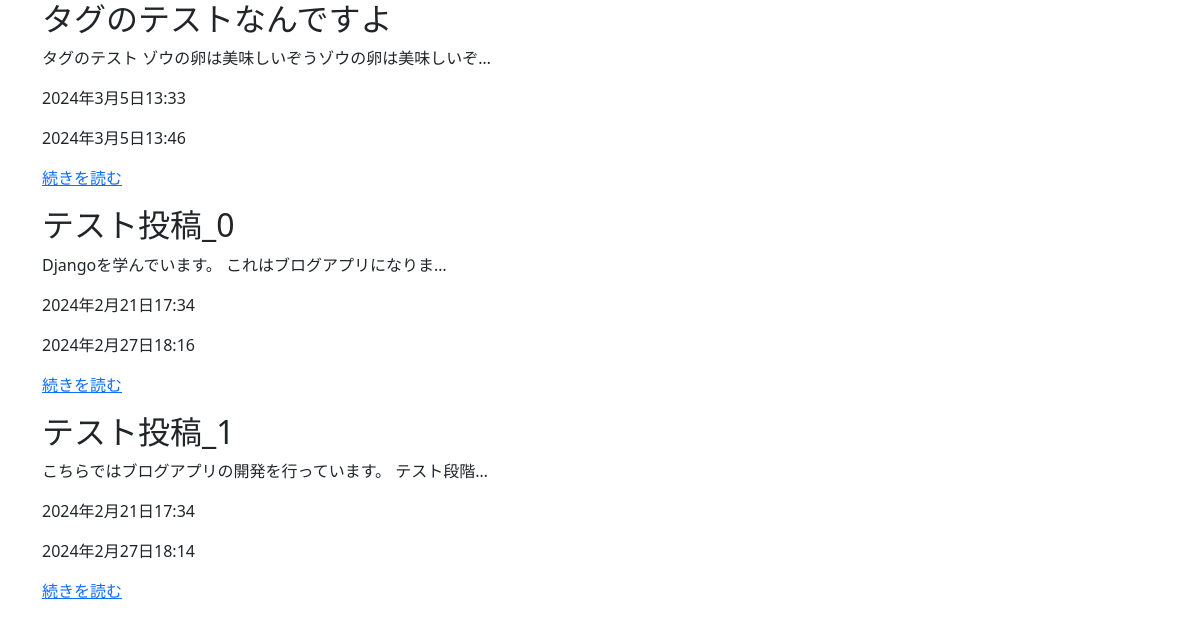
The page / on the database its author committed.
### blog/models.py (models this page shows, shortened)
class Post(models.Model):
  title = models.CharField(verbose_name="タイトル",max_length=200)
  content = models.TextField(verbose_name="本文",blank=True)
  created_at = models.DateTimeField(verbose_name="作成日",auto_now_add=True)
  updated_at = models.DateTimeField(verbose_name="更新日",auto_now=True)
  is_published = models.BooleanField(verbose_name="公開設定",default=False)
  category = models.ForeignKey(
      Category,
      verbose_name="カテゴリー",
      on_delete=models.PROTECT,
      null=True,
      blank=True
    )
  tag = models.ManyToManyField(Tag, verbose_name="タグ", blank=True)

### blog/views.py (the view)
# urls.py: path('', PostListView.as_view(), name='post-list'),
class PostListView(ListView):
  model = Post
  template_name = 'blog/post_list.html'
  context_object_name = "posts"
  def get_queryset(self):
    posts = super().get_queryset()
    return posts.order_by('-updated_at')

### blog/templates/blog/post_list.html (shortened to what this page needs)
{% extends 'blog/base.html' %}
{% block content %}
  {% for post in posts %}
    {% if post.is_published or user.is_authenticated %}
      <h2>{{ post.title }}</h2>
      <p>{{ post.content | truncatechars:30 }}</p>
      <p>{{ post.created_at }}</p>
      <p>{{ post.updated_at }}</p>
      <p><a href="{% url 'post-detail' post.pk %}">続きを読む</a></p>
    {% endif %}
  {% endfor %}
{% endblock content %}

### rows shown on the page
Post: content "タグのテスト ゾウの卵は美味しいぞうゾウの卵は美味しいぞ…", created_at "2024年3月5日13:33", updated_at "2024年3月5日13:46"
Post: title "テスト投稿_0", content "Djangoを学んでいます。 これはブログアプリになりま…", created_at "2024年2月21日17:34", updated_at "2024年2月27日18:16"
Post: title "テスト投稿_1", content "こちらではブログアプリの開発を行っています。 テスト段階…", created_at "2024年2月21日17:34", updated_at "2024年2月27日18:14"
